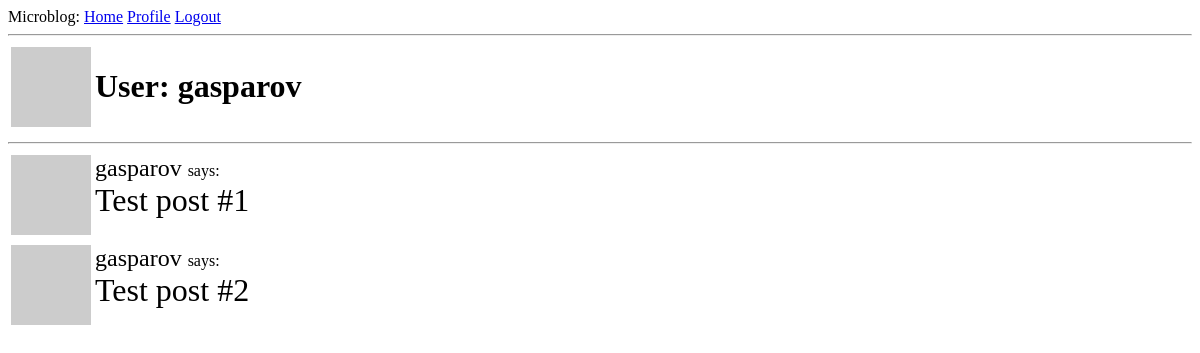
The page /user/gasparov (signed in) on the database as committed earlier.
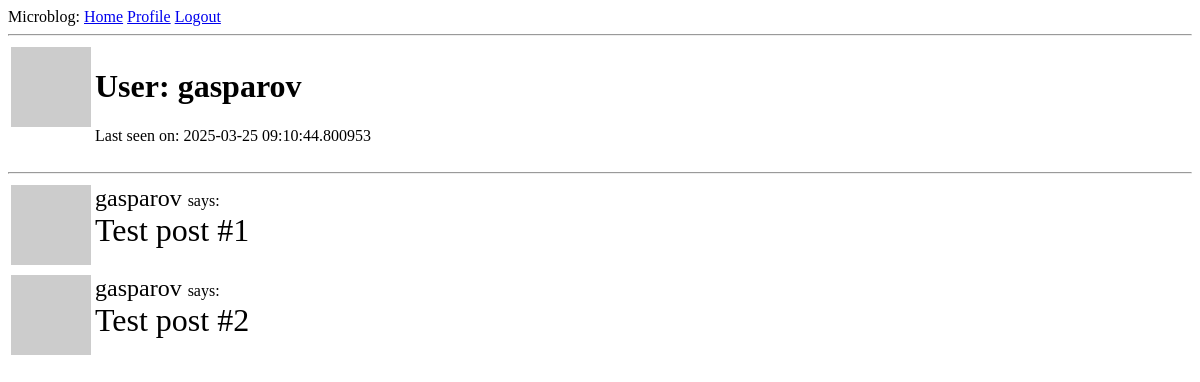
The same page on the database as committed later.
### app/models.py (models this page shows, shortened)
class User(UserMixin, db.Model):
    id: so.Mapped[int] = so.mapped_column(primary_key=True)
    username: so.Mapped[str] = so.mapped_column(sa.String(64), index=True,
                                                unique=True)
    email: so.Mapped[str] = so.mapped_column(sa.String(120), index=True,
                                             unique=True)
    password_hash: so.Mapped[Optional[str]] = so.mapped_column(sa.String(256))
    posts: so.WriteOnlyMapped['Post'] = so.relationship(back_populates='author')
    def avatar(self, size):
        digest = md5(self.email.lower().encode('utf-8')).hexdigest()
        return f'https://www.gravatar.com/avatar/{digest}?d=identicon&s={size}'
    about_me: so.Mapped[Optional[str]] = so.mapped_column(sa.String(140))
    last_seen: so.Mapped[Optional[datetime]] = so.mapped_column(
        default=lambda: datetime.now(timezone.utc)
    )

### app/routes.py (the view)
@app.route('/user/<username>')
@login_required
def user(username):
    user = db.first_or_404(sa.select(User).where(User.username==username))
    posts = [
        {'author': user, 'body': 'Test post #1'},
        {'author': user, 'body': 'Test post #2'}]
    return render_template('user.html', user=user, posts=posts)

### app/models.py (called while the page is built)
@login.user_loader
def load_user(id):
    return db.session.get(User, int(id))

### app/routes.py (called while the page is built)
@app.before_request
def before_request():
    if current_user.is_authenticated:
        current_user.last_seen = datetime.now(timezone.utc)
        db.session.commit()

### app/templates/user.html (shortened to what this page needs)
{% extends 'base.html' %}
{% block content %}
<div>
    <table >
        <tr valign="top">
            <td><img src="{{ user.avatar(128) }}"></td>
            <td><h1>User: {{ user.username }}</h1>
                {% if user.last_seen %}<p>Last seen on: {{ user.last_seen }}</p>{% endif %}
            </td>
        </tr>
    </table>
</div>
<hr>
    {% for post in posts %}
        {% include '_post.html' %}
    {% endfor %}
{% endblock %}

### app/templates/_post.html
<table>
    <tr valign="top">
        <td> <img src="{{ post.author.avatar(36) }}"></td>
        <td> <font size="5"> {{ post.author.username }} </font> says: <br>  <font size="6">{{post.body}} </font></td>
    </tr>
</table>

Rows that differ between the two databases and show on the page:
changed User "gasparov": last_seen (not shown) → "2025-03-25 09:10:44.800953"
Other text that changed with them:
text now shown: "Last seen on:"
